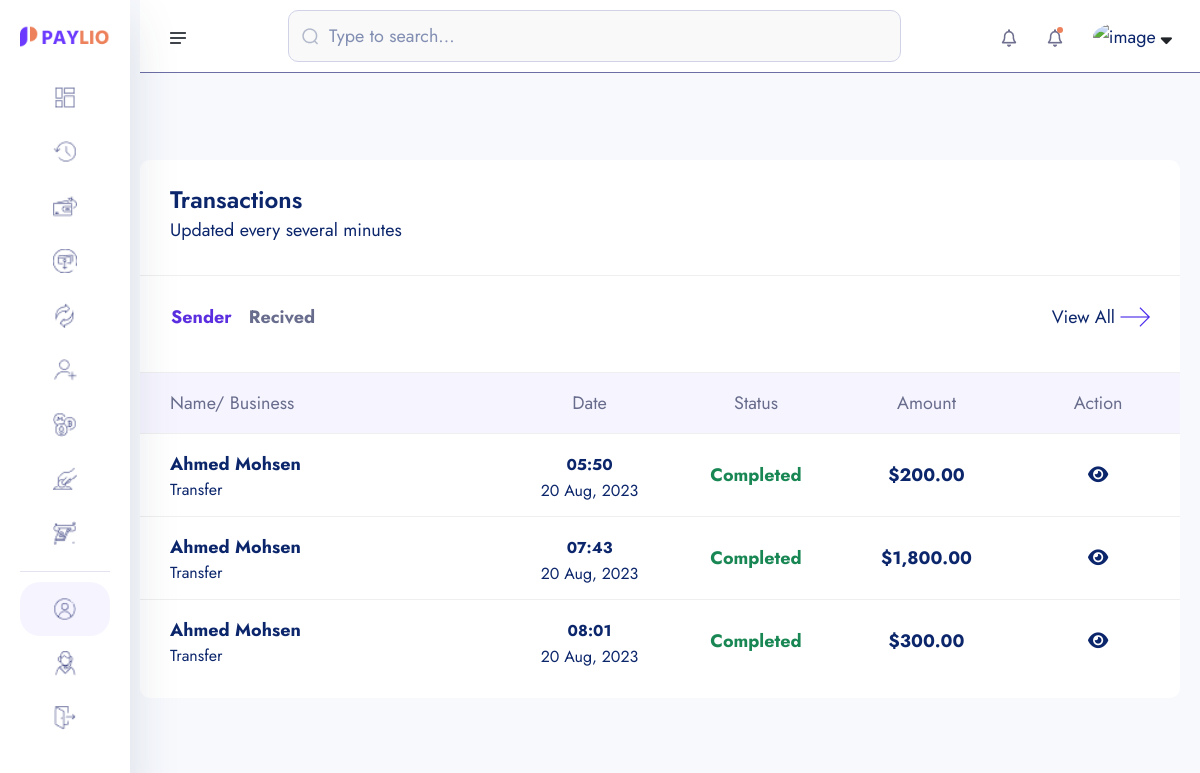
Page /transaction/ (signed in) on the committed database.
### core/models.py (models this page shows, shortened)
class Transaction(models.Model):
    transaction_id = ShortUUIDField(unique = True, length = 15, max_length=20, prefix="TRN")
    user = models.ForeignKey(User, on_delete=models.SET_NULL, null=True, related_name="user")
    amount = models.DecimalField(max_digits=12, decimal_places=2,default=0.00)
    description = models.CharField(max_length=1000, null=True, blank=True)
    reciver = models.ForeignKey(User, on_delete=models.SET_NULL, null=True, related_name="reciver")
    sender = models.ForeignKey(User, on_delete=models.SET_NULL, null=True, related_name="sender")
    reciver_account = models.ForeignKey(Account, on_delete=models.SET_NULL, null=True, related_name="reciver_account")
    sender_account = models.ForeignKey(Account, on_delete=models.SET_NULL, null=True, related_name="sender_account")
    status = models.CharField(choices=TRANSACTION_STATUS ,max_length=100, default="pending")
    transaction_type = models.CharField(choices=TRANSACTION_TYPE ,max_length=100, default="none")
    date = models.DateTimeField(auto_now_add=True)
    update = models.DateTimeField(auto_now_add=False, null=True, blank=True)

### userauths/models.py (models this page shows, shortened)
class User(AbstractUser):
    username = models.CharField(max_length=100)
    email = models.EmailField(unique=True)
    is_staff = models.BooleanField(default=False)
    is_superuser = models.BooleanField(default=False)
    USERNAME_FIELD = 'email'
    REQUIRED_FIELDS = ['username']

### account/models.py (models this page shows, shortened)
class KYC(models.Model):
    id = models.UUIDField(primary_key=True, unique=True, default=uuid.uuid4, editable=False)
    user =  models.OneToOneField(User, on_delete=models.CASCADE)
    account =  models.OneToOneField(Account, on_delete=models.CASCADE, null=True, blank=True)
    full_name = models.CharField(max_length=1000)
    image = models.ImageField(upload_to="kyc", default="default.jpg")
    marital_status = models.CharField(choices=MARITAL_STATUS, max_length=40)
    gender = models.CharField(choices=GENDER, max_length=40)
    identity_type = models.CharField(choices=IDENTITY_TYPE, max_length=140)
    identity_image = models.ImageField(upload_to="kyc", null=True, blank=True)
    date_of_birth = models.DateTimeField(auto_now_add=False)
    signature = models.ImageField(upload_to="kyc")
    country = models.CharField(max_length=100)
    state = models.CharField(max_length=100)
    city = models.CharField(max_length=100)
    mobile = models.CharField(max_length=1000)
    fax = models.CharField(max_length=1000)
    date = models.DateTimeField(auto_now_add=True)
    class Meta:
        ordering = ['-date']

### core/transaction.py (the view)
# urls.py: path('transaction/',transaction_list, name='transaction' )
def transaction_list(request):
    transaction_sender = Transaction.objects.filter(sender = request.user)
    transaction_reciver = Transaction.objects.filter(reciver = request.user)
    context = {
        "transaction_sender":transaction_sender,
        "transaction_reciver":transaction_reciver,
    }
    return render(request, 'transaction/transaction_list.html', context)

### templates/transaction/transaction_list.html (shortened to what this page needs)
{% extends "partials/dashboard-base.html" %}
{% load static %}
{% load humanize %}
{% block content %}
    <section class="dashboard-section body-collapse">
        <div class="overlay pt-120">
            <div class="container-fruid">
                <div class="row">
                    <div class="col-xl-12 col-lg-12">
                        <div class="section-content">
                            <div class="transactions-area mt-40">
                                <div class="section-text">
                                    <h5>Transactions</h5>
                                    <p>Updated every several minutes</p>
                                </div>
                                <div class="top-area d-flex align-items-center justify-content-between">
                                    <ul class="nav nav-tabs" role="tablist">
                                        <li class="nav-item" role="presentation">
                                            <button class="nav-link active" id="latest-tab" data-bs-toggle="tab" data-bs-target="#latest" type="button" role="tab" aria-controls="latest" aria-selected="true">Sender</button>
                                        </li>
                                        <li class="nav-item" role="presentation">
                                            <button class="nav-link" id="upcoming-tab" data-bs-toggle="tab" data-bs-target="#upcoming" type="button" role="tab" aria-controls="upcoming" aria-selected="false">Recived</button>
                                        </li>
                                    </ul>
                                    <div class="view-all d-flex align-items-center">
                                        <a href="javascript:void(0)">View All</a>
                                        <img src="assets/images/icon/right-arrow.png" alt="icon">
                                    </div>
                                </div>
                                <div class="tab-content mt-40">
                                    <div class="tab-pane fade show active" id="latest" role="tabpanel" aria-labelledby="latest-tab">
                                        <div class="table-responsive">
                                            <table class="table">
                                                <thead>
                                                    <tr>
                                                        <th scope="col">Name/ Business</th>
                                                        <th scope="col">Date</th>
                                                        <th scope="col">Status</th>
                                                        <th scope="col">Amount</th>
                                                        <th scope="col">Action</th>
                                                    </tr>
                                                </thead>
                                                <tbody>
                                                    {% for s in transaction_sender  %}
                                                    <tr data-bs-toggle="modal" data-bs-target="#transactionsMod">
                                                        <th scope="row">
                                                            <p>{{s.reciver.kyc.full_name|title}}</p>
                                                            <p class="mdr">{{s.transaction_type|title}}</p>
                                                        </th>
                                                        <td>
                                                            <p><small>{{s.date|date:"h:i"}}</small></p>
                                                            <p class="mdr">{{s.date|date:"d M, Y"}}</p>
                                                        </td>
                                                        <td>
                                                            {% if s.status == 'completed' %}
                                                                <p class="text-success">{{s.status|title}}</p>
                                                            {% endif %}
                                                        </td>
                                                        <td>
                                                            <p>${{s.amount|intcomma}}</p>
                                                        </td>
                                                        <td>
                                                            <a href=""><i class=" fas fa-eye"></i></a>
                                                        </td>
                                                    </tr>
                                                    {% endfor %}
                                                </tbody>
                                            </table>
                                        </div>
                                    </div>
                                </div>
                            </div>
                        </div>
                    </div>
                </div>
            </div>
        </div>
    </section>
{% endblock content %}

### rows in the picture
Transaction: reciver.kyc.full_name "Ahmed Mohsen", transaction_type "Transfer", date "05:50", date "20 Aug, 2023", status "Completed", amount "200.00"
Transaction: reciver.kyc.full_name "Ahmed Mohsen", transaction_type "Transfer", date "07:43", date "20 Aug, 2023", status "Completed", amount "1,800.00"
Transaction: reciver.kyc.full_name "Ahmed Mohsen", transaction_type "Transfer", date "08:01", date "20 Aug, 2023", status "Completed", amount "300.00"
